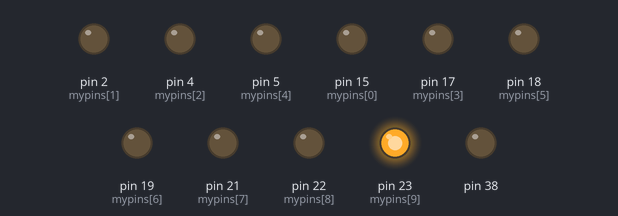
Recording of a sketch running on a simulated Arduino Mega 2560, built with avr-gcc and run on an emulated ATmega2560. Shown: output pins drawn as LEDs (lit = HIGH).

Above: at 0.1 s.
Timing chart, 0 to 1.6 s (numbered marks = the images above):
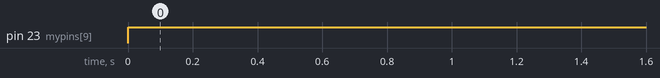

Measured:
- by itself, pin 23 (mypins[9]): LOW → HIGH at 0.00 s

The sketch:

main.ino
```cpp
/**
      This arduino project is a pc-compatible rev led bar for racing games

      Just connect your led´s (and if needed a resistor) to the digital output pins.
      The arduino will light them up depending on the rpm_ratio variable, which can
      be changed via sending a float over serial (921600 baud).

*/

// LED PINS
int mypins [10] = {15, 2, 4, 17, 5, 18, 19, 21, 22, 23};

// float between 0 and 1, (calulated on node server and sent via serial, rpm / max-rpm)
float rpm_ratio = 1;

void setup()
{
  // set pins to output
  for (int i = 0; i <= sizeof(mypins); i++)
  {
    pinMode(mypins[i], OUTPUT);
  }

  // Config serial baud
  Serial.begin(921600);
  while (!Serial);
}

void loop()
{
  // update rpm_ratio
  if (Serial.available() > 0)
  {
    rpm_ratio = Serial.parseFloat();
  }

  // RESET LEDS
  for (int i = 0; i <= sizeof(mypins); i++)
  {
    digitalWrite(i, LOW);
  }


  // Set Leds based on rpm_ratio
  if (rpm_ratio > 0.92)
  {
    digitalWrite(23, HIGH);
  } else
  {
    for (int i = 0; i <= (11 * rpm_ratio) - 1; i++)
    {
      digitalWrite(mypins[i], HIGH);
    }
  }
  delay(10);
}
```
